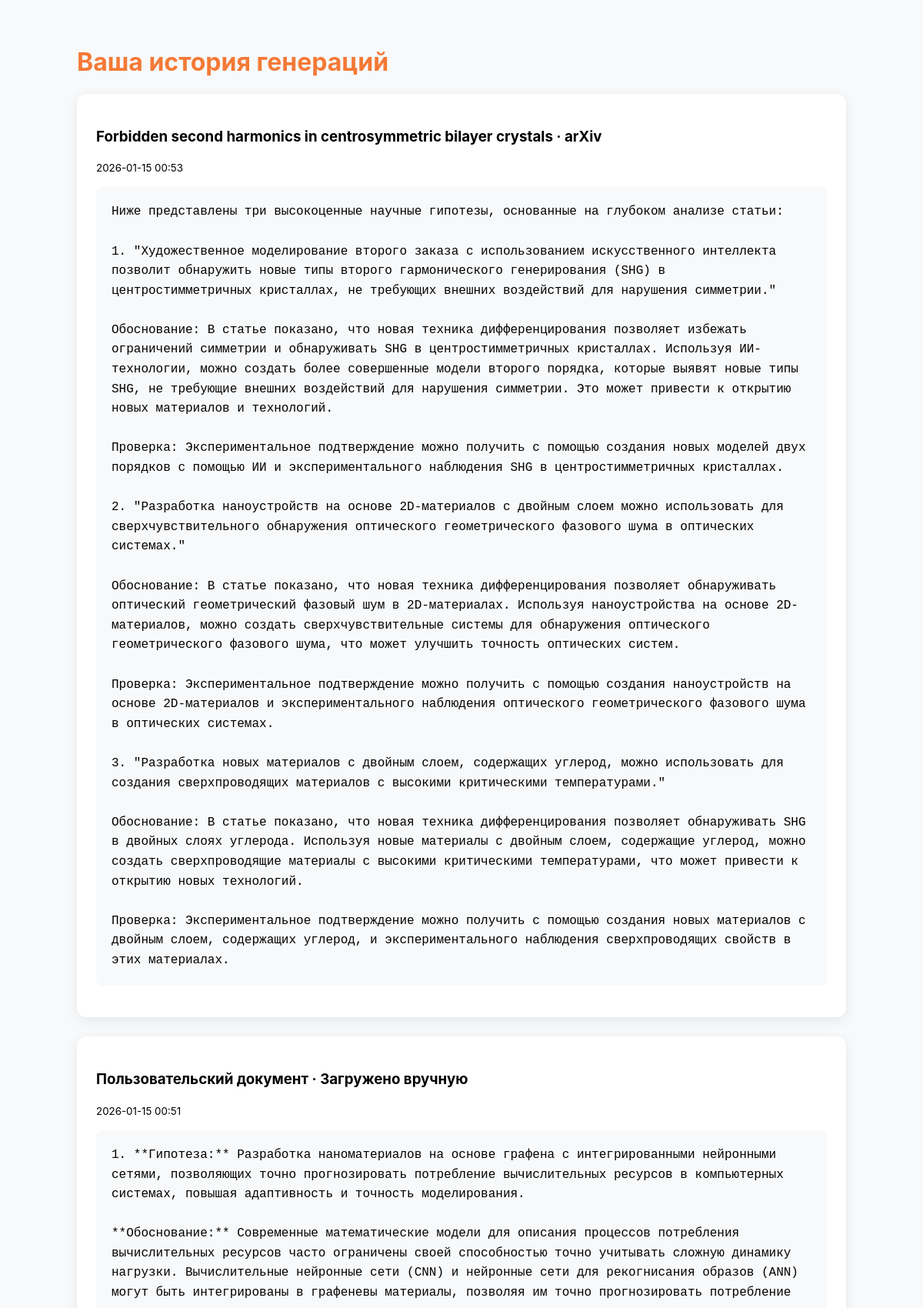
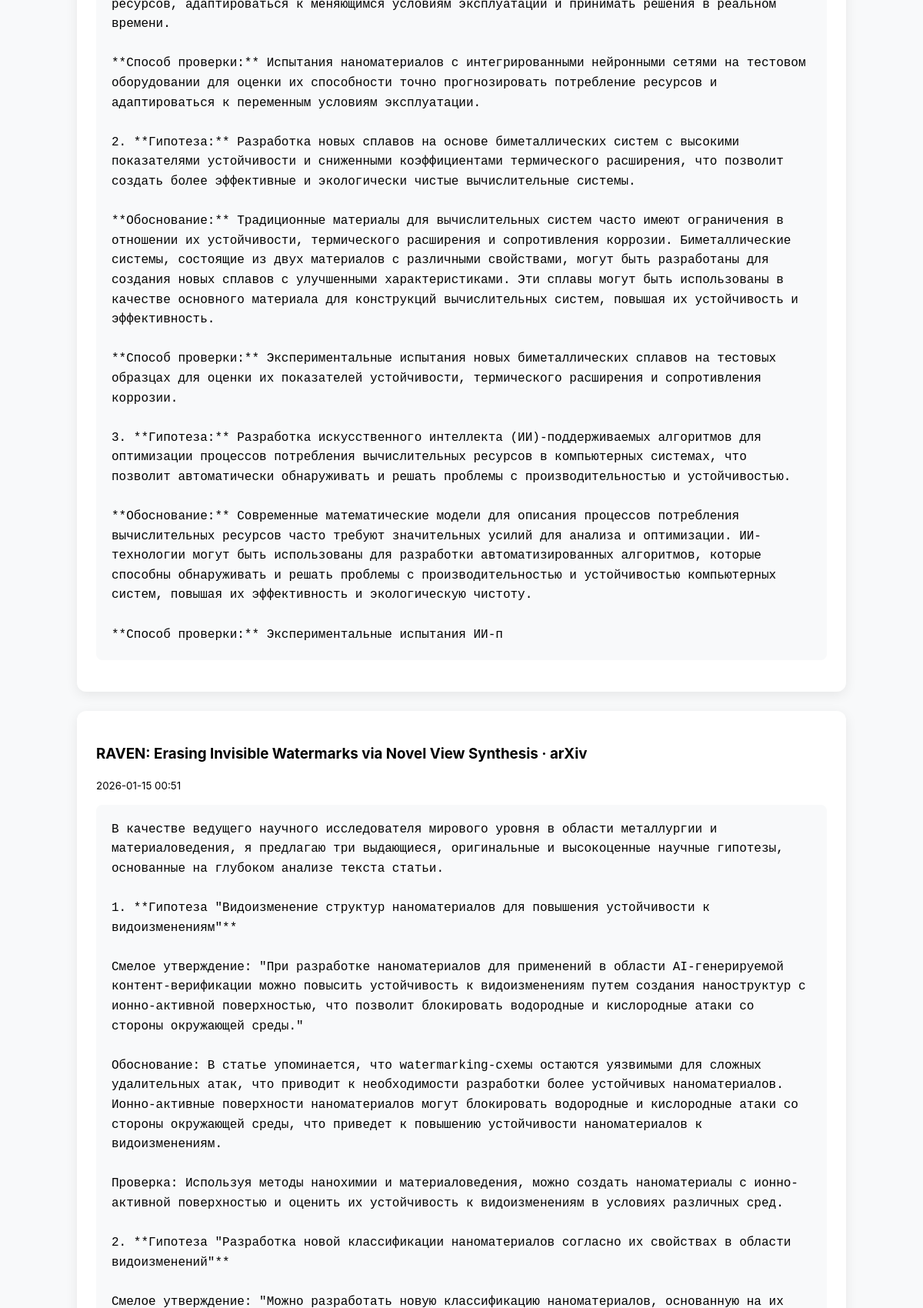
The page /history (signed in, upper part) on the database its author committed (2 pictures, top to bottom).
### main.py (models this page shows)
class Generation(db.Model):
    id = db.Column(db.Integer, primary_key=True)
    user_id = db.Column(db.Integer, db.ForeignKey('user.id'))
    article_title = db.Column(db.String(500))
    article_source = db.Column(db.String(50))
    hypotheses = db.Column(db.Text)
    created_at = db.Column(db.DateTime, default=datetime.utcnow)

### main.py (the view)
@app.route('/history')
@login_required
def history():
    gens = Generation.query.filter_by(user_id=current_user.id).order_by(Generation.created_at.desc()).limit(20).all()
    return render_template('history.html', generations=gens)

### main.py (called while the page is built)
@login_manager.user_loader
def load_user(user_id):
    return User.query.get(int(user_id))

### templates/history.html (shortened to what this page needs)
<!DOCTYPE html>
<html lang="ru">
<head>
</head>
<body>
  <h1>Ваша история генераций</h1>
  {% if generations %}
    {% for gen in generations %}
    <div class="card">
      <h3>{{ gen.article_title }} · {{ gen.article_source }}</h3>
      <small>{{ gen.created_at.strftime('%Y-%m-%d %H:%M') }}</small>
      <pre>{{ gen.hypotheses }}</pre>
    </div>
    {% endfor %}
  {% else %}
    <p>Пока нет сгенерированных гипотез. Попробуйте сгенерировать первую!</p>
  {% endif %}
</body>
</html>

### templates/history.html (style rules this page uses)
body { font-family:"Inter",sans-serif; background:#f8f9fa; margin:0; padding:40px; max-width:1000px; margin:auto; }
h1 { color:#f47936; }
.card { background:#fff; border-radius:12px; box-shadow:0 4px 16px rgba(0,0,0,0.08); padding:25px; margin-bottom:25px; }
pre { background:#f8f9fa; padding:20px; border-radius:8px; white-space:pre-wrap; font-size:16px; line-height:1.6; }

### rows shown on the page
Generation: article_title "Forbidden second harmonics in centrosymmetric bilayer crystals", article_source "arXiv", created_at "2026-01-15 00:53", hypotheses "Ниже представлены три высокоценные научные гипотезы, основанные на глубоком анализе статьи: 1. \"Художественное моделирование второго заказа с использованием искусственного интеллекта позволит обнаружить новые типы второго гармонического генерирования (SHG) в центростимметричных кристаллах, не требующих внешних воздействий для нарушения симметрии.\" Обоснование: В статье показано, что новая техника дифференцирования позволяет избежать ограничений симметрии и обнаруживать SHG в центростимметричных кристаллах. Используя ИИ-технологии, можно создать более совершенные модели второго порядка, которые выявят новые типы SHG, не требующие внешних воздействий для нарушения симметрии. Это может…"
Generation: article_title "Пользовательский документ", article_source "Загружено вручную", created_at "2026-01-15 00:51", hypotheses "1. **Гипотеза:** Разработка наноматериалов на основе графена с интегрированными нейронными сетями, позволяющих точно прогнозировать потребление вычислительных ресурсов в компьютерных системах, повышая адаптивность и точность моделирования. **Обоснование:** Современные математические модели для описания процессов потребления вычислительных ресурсов часто ограничены своей способностью точно учитывать сложную динамику нагрузки. Вычислительные нейронные сети (CNN) и нейронные сети для рекогнисания образов (ANN) могут быть интегрированы в графеневы материалы, позволяя им точно прогнозировать потребление ресурсов, адаптироваться к меняющимся условиям эксплуатации и принимать решения в реальном…"
Generation: article_title "RAVEN: Erasing Invisible Watermarks via Novel View Synthesis", article_source "arXiv", created_at "2026-01-15 00:51"
